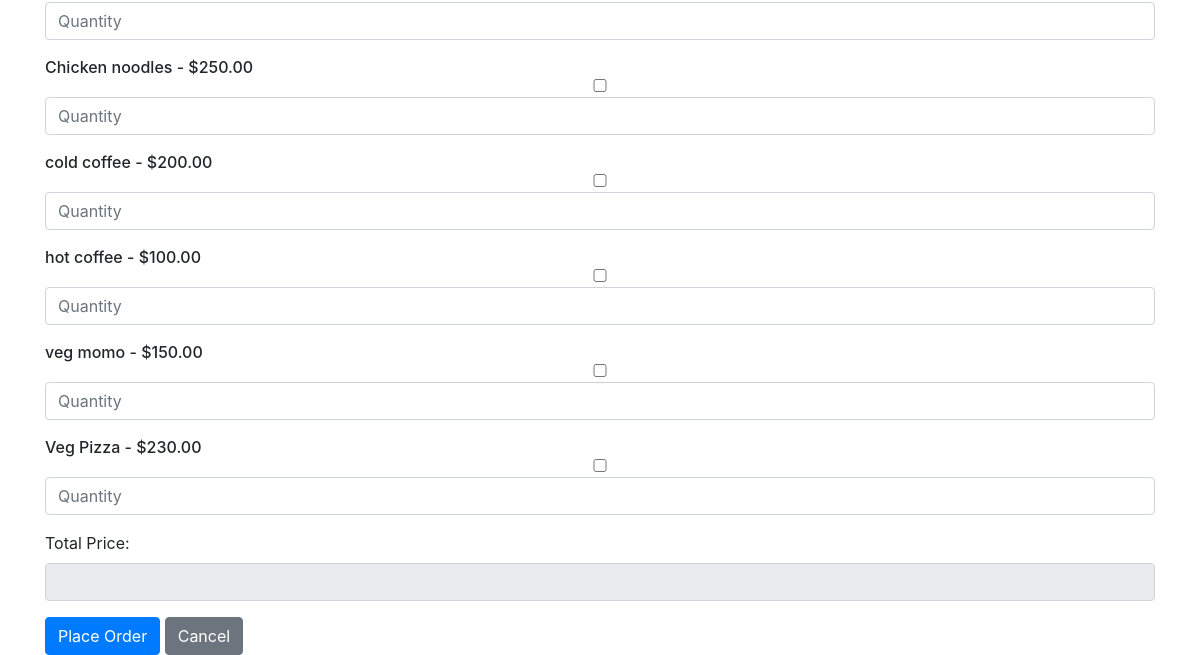
/algorithm/index.php (lower part), run on an earlier commit of the app's database.
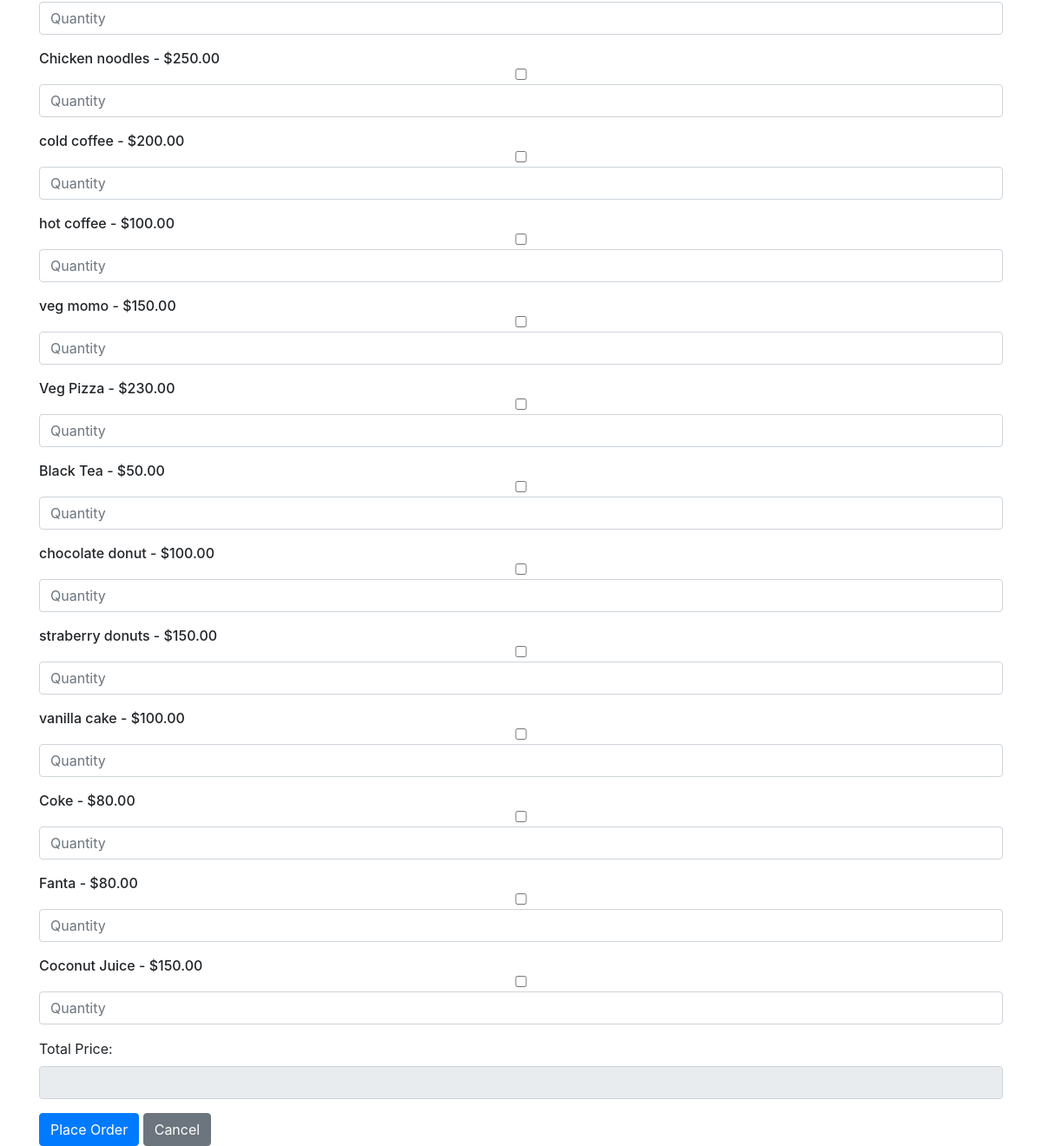
And on a later commit of the database.
### tables this page shows
CREATE TABLE `menu` (
  `item_id` int(11) UNSIGNED NOT NULL,
  `item_name` varchar(100) NOT NULL,
  `price` decimal(10,2) NOT NULL,
  `subcategory_id` int(11) DEFAULT NULL,
  `category_id` int(11) DEFAULT NULL
);

### algorithm/index.php (the view, shortened to what this page needs)
<?php
include '../conn/connection.php';
$menu_query = "SELECT item_id, item_name, price FROM menu";
$menu_result = mysqli_query($conn, $menu_query);
?>
<!DOCTYPE html>
<html lang="en">
<head>
    <link rel="stylesheet" href="https://stackpath.bootstrapcdn.com/bootstrap/4.5.2/css/bootstrap.min.css">
</head>
<body>
<div class="container mt-5">
    <form action="order_process.php" method="POST">
        <div class="form-group">
            <?php while ($row = mysqli_fetch_assoc($menu_result)): ?>
                <div class="menu-item">
                    <span><?= $row['item_name']; ?> - $<?= $row['price']; ?></span>
                    <input type="checkbox"
                           name="items[<?= $row['item_id']; ?>][id]"
                           value="<?= $row['item_id']; ?>"
                           data-price="<?= $row['price']; ?>"
                           onclick="updateTotal()">
                    <input type="number"
                           name="items[<?= $row['item_id']; ?>][quantity]"
                           placeholder="Quantity"
                           min="1"
                           oninput="updateTotal()"
                           style="margin-top: 5px;"
                           class="form-control">
                </div>
            <?php endwhile; ?>
        </div>
        <div class="form-group">
            <label for="total_price">Total Price:</label>
            <input type="text" class="form-control" id="total_price" name="total_price" readonly>
        </div>
        <button type="submit" class="btn btn-primary">Place Order</button>
        <button type="button" class="btn btn-secondary" onclick="window.location.href='index.php';">Cancel</button>
    </form>
</div>
</body>
</html>

What changed in the data, as far as the page shows it:
added menu: item_name "Black Tea", price "50.00"
added menu: item_name "chocolate donut", price "100.00"
added menu: item_name "straberry donuts", price "150.00"
added menu: item_name "vanilla cake", price "100.00"
added menu: item_name "Coke", price "80.00"
added menu: item_name "Fanta", price "80.00"
added menu: item_name "Coconut Juice", price "150.00"
